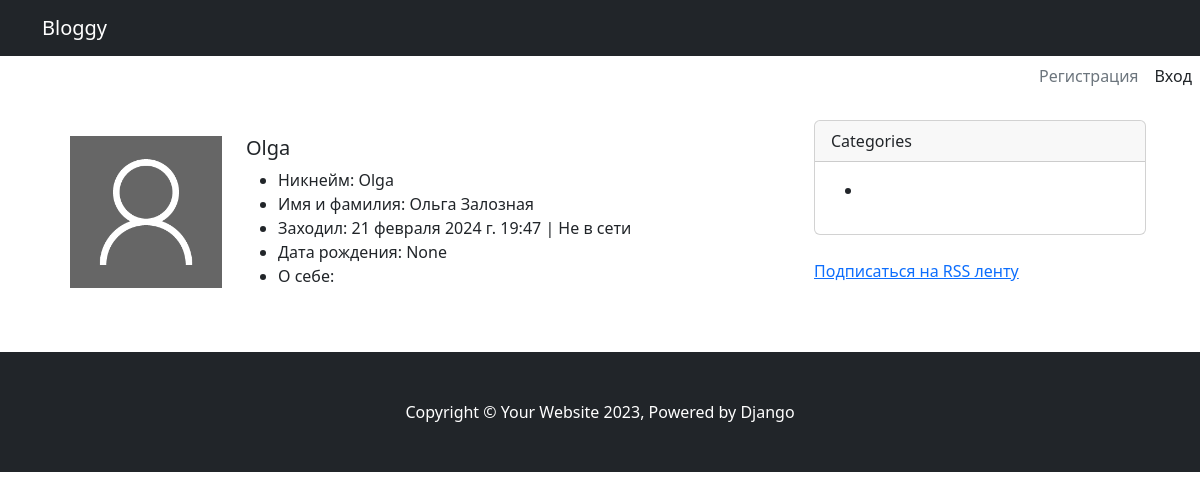
Before: /user/olga/ with the older database file.
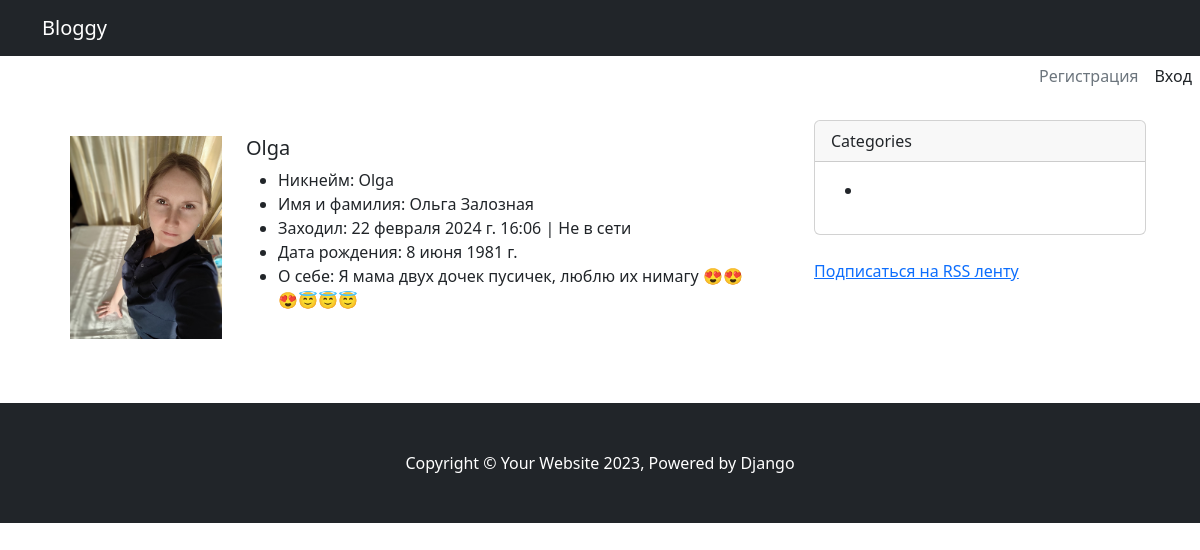
After: the same page with the newer database file.
### apps/accounts/models.py (models this page shows, shortened)
class Profile(models.Model):
    user = models.OneToOneField(User, on_delete=models.CASCADE)
    slug = models.SlugField(verbose_name='URL', max_length=255, blank=True, unique=True)
    avatar = models.ImageField(
        verbose_name='Аватар',
        upload_to='images/avatars/%Y/%m/%d/',
        default='images/avatars/default.png',
        blank=True,
        validators=[FileExtensionValidator(allowed_extensions=('png', 'jpg', 'jpeg'))])
    bio = models.TextField(max_length=500, blank=True, verbose_name='Информация о себе')
    birth_date = models.DateField(null=True, blank=True, verbose_name='Дата рождения')
    class Meta:
        ordering = ('user',)
        verbose_name = 'Профиль'
        verbose_name_plural = 'Профили'
    def is_online(self):
        last_seen = cache.get(f'last-seen-{self.user.id}')
        if last_seen is not None and timezone.now() < last_seen + timezone.timedelta(seconds=300):
            return True
        return False
    def __str__(self):
        return self.user.username

### apps/accounts/views.py (the view)
# urls.py: path('user/<str:slug>/', ProfileDetailView.as_view(), name='profile_detail'),
class ProfileDetailView(DetailView):
    model = Profile
    context_object_name = 'profile'
    template_name = 'accounts/profile_detail.html'
    def get_context_data(self, **kwargs):
        context = super().get_context_data(**kwargs)
        context['title'] = f'Страница пользователя: {self.object.user.username}'
        return context

### templates/accounts/profile_detail.html (shortened to what this page needs)
{% extends 'main.html' %}
{% block content %}
<div class="card border-0">
        <div class="card-body">
            <div class="row">
                <div class="col-md-3">
                    <figure>
                        <img src="{{ profile.avatar.url }}" class="img-fluid rounded-0" alt="{{ profile }}">
                    </figure>
                </div>
                <div class="col-md-9">
                     <h5 class="card-title">
                        {{ profile }}
                    </h5>
                    <div class="card-text">
                        <ul>
                            <li>Никнейм: {{ profile.user.username }}</li>
                            {% if profile.user.get_full_name %} <li>Имя и фамилия: {{ profile.user.get_full_name }}</li> {% endif %}
                            <li>Заходил: {{ profile.user.last_login }} | {% if profile.is_online %}Онлайн{% else %}Не в сети{% endif %}</li>
                            <li>Дата рождения: {{ profile.birth_date }}</li>
                            <li>О себе: {{ profile.bio }}</li>
                        </ul>
                    </div>
                </div>
            </div>
        </div>
    </div>
{% endblock %}

### templates/main.html (shortened to what this page needs)
{% load static %}
<!DOCTYPE html>
<html lang="ru">
<head>
    <link href="https://cdn.jsdelivr.net/npm/bootstrap@5.3.2/dist/css/bootstrap.min.css" rel="stylesheet"
>
</head>
<body>
{% include 'header.html' %}
<div class="container">
    <div class="row">
        <div class="col-lg-8 p-4">
            {% block content %}
            {% endblock %}
        </div>
        <div class="col-4 p-4">
            {% include 'sidebar.html' %}
        </div>
    </div>
</div>
{% include 'footer.html' %}
</body>
</html>

### templates/header.html
<nav class="navbar navbar-expand-lg navbar-dark bg-dark">
    <div class="container">
        <a class="navbar-brand" href="/">Bloggy</a>
        </div>
</nav>
<div class='d-flex justify-content-end '>
            {% if request.user.is_authenticated %}
        <div class="dropdown text-end">
          <a href="#" class="d-block link-dark text-decoration-none dropdown-toggle" data-bs-toggle="dropdown" aria-expanded="false">
            {{ request.user }}
          </a>
          <ul class="dropdown-menu text-small" style="">
            <li><a class="dropdown-item" href="{% url 'post_create' %}">Добавить статью</a></li>
            <li><a class="dropdown-item" href="{% url 'profile_detail' request.user.profile.slug %}">Мой профиль</a></li>
            <li><hr class="dropdown-divider"></li>
            <li>
                    <form action="{% url 'logout' %}" method="post">{% csrf_token %}
                        <a href="#" class="dropdown-item" onclick="parentNode.submit();">Log Out</a>
                    </form>
            </li>
          </ul>
        </div>
        {% else %}
            <ul class="nav ">
              <li><a href="{% url 'register' %}" class="nav-link px-2 link-secondary">Регистрация</a></li>
              <li><a href="{% url 'login' %}" class="nav-link px-2 link-dark">Вход</a></li>
            </ul>
        {% endif %}
</div>

### templates/sidebar.html (shortened to what this page needs)
{% load mptt_tags %}
<div class="card mb-4">
    <div class="card-header">Categories</div>
    <div class="card-body ">
        {% full_tree_for_model blog.Category as categories %}
        <ul>
            {% recursetree categories %}
                <li>
                </li>
            {% endrecursetree %}
        </ul>
    </div>
</div>
<a href="{% url 'latest_post_feed' %}">Подписаться на RSS ленту</a>

### templates/footer.html
<footer class="py-5 bg-dark mt-2">
    <div class="container"><p class="m-0 text-center text-white">Copyright &copy; Your Website 2023, Powered by
        Django</p></div>
</footer>

Changed rows visible on the page:
changed Profile "Olga": avatar: picture added in place of a placeholder; user.last_login "21 февраля 2024 г. 19:47" → "22 февраля 2024 г. 16:06"; birth_date "None" → "8 июня 1981 г."; bio (not shown) → "Я мама двух дочек пусичек, люблю их нимагу 😍😍😍😇😇😇"
